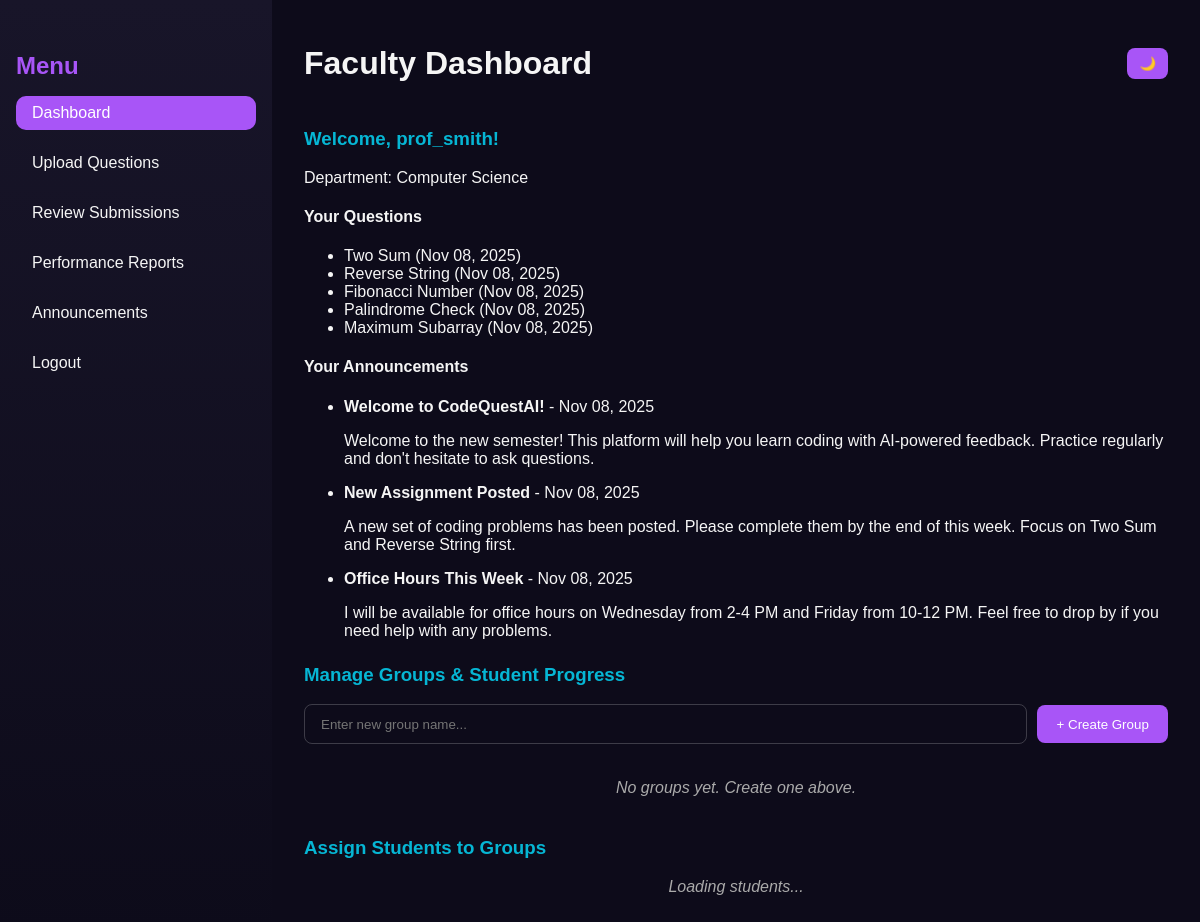
The app's page /faculty/dashboard/ (signed in) with its own data.
### core/models.py (models this page shows, shortened)
class Faculty(models.Model):
    user = models.OneToOneField(User, on_delete=models.CASCADE)
    department = models.CharField(max_length=100)

class Question(models.Model):
    faculty = models.ForeignKey(Faculty, on_delete=models.CASCADE, related_name='questions')
    title = models.CharField(max_length=255)
    description = models.TextField()
    difficulty = models.CharField(
        max_length=20,
        choices=[('Easy', 'Easy'), ('Medium', 'Medium'), ('Hard', 'Hard')],
        default='Easy'
    )
    marks = models.IntegerField(default=0)
    created_at = models.DateTimeField(auto_now_add=True)
    example_input = models.TextField(blank=True)
    example_output = models.TextField(blank=True)
    constraints = models.TextField(blank=True)

class Announcement(models.Model):
    faculty = models.ForeignKey(Faculty, on_delete=models.CASCADE)
    title = models.CharField(max_length=200)
    description = models.TextField()
    created_at = models.DateTimeField(auto_now_add=True)

### core/views.py (the view)
# urls.py: path('faculty/dashboard/', views.faculty_dashboard, name='faculty_dashboard'),
@login_required
def faculty_dashboard(request):
    try:
        faculty = Faculty.objects.get(user=request.user)
    except Faculty.DoesNotExist:
        messages.error(request, "Faculty profile not found.")
        return redirect('logout')
    questions = Question.objects.filter(faculty=faculty)
    announcements = Announcement.objects.filter(faculty=faculty)
    return render(request, 'core/faculty_dashboard.html', {
        "faculty": faculty,
        "questions": questions,
        "announcements": announcements
    })

### core/templates/core/faculty_dashboard.html (shortened to what this page needs)
{% load static %}
<!DOCTYPE html>
<html lang="en">
<head>
  <link rel="stylesheet" href="{% static 'dynamic/CSS/faculty_dashboard.css' %}" />
</head>
<body>
  <div class="dashboard">
    <aside class="sidebar">
      <h2 class="menu-title">Menu</h2>
      <ul>
        <li><a href="{% url 'faculty_dashboard' %}" class="active">Dashboard</a></li>
        <li><a href="{% url 'upload_question' %}">Upload Questions</a></li>
        <li><a href="{% url 'review_submissions' %}">Review Submissions</a></li>
        <li><a href="{% url 'performance_reports' %}">Performance Reports</a></li>
        <li><a href="{% url 'faculty_announcements' %}">Announcements</a></li>
        <li><a href="{% url 'logout' %}">Logout</a></li>
      </ul>
    </aside>
    <main class="main-content">
      <header class="topbar">
        <h1>Faculty Dashboard</h1>
        <div class="theme-toggle">
          <button id="themeToggle">🌙</button>
        </div>
      </header>
      <section class="overview">
        <h3>Welcome, {{ faculty.user.username }}!</h3>
        <p>Department: {{ faculty.department }}</p>
        <h4>Your Questions</h4>
        <ul>
          {% for question in questions %}
            <li>{{ question.title }} ({{ question.created_at|date:"M d, Y" }})</li>
          {% empty %}
            <li>No questions uploaded yet.</li>
          {% endfor %}
        </ul>
        <h4>Your Announcements</h4>
        <ul>
          {% for announcement in announcements %}
            <li>
              <strong>{{ announcement.title }}</strong> - {{ announcement.created_at|date:"M d, Y" }}
              <p>{{ announcement.description }}</p>
            </li>
          {% empty %}
            <li>No announcements posted yet.</li>
          {% endfor %}
        </ul>
      </section>
      <section class="overview">
        <h3>Manage Groups & Student Progress</h3>
        <div class="group-create-card">
          <input type="text" id="groupNameInput" placeholder="Enter new group name..." />
          <button id="createGroupBtn">+ Create Group</button>
        </div>
        <div id="groupList" class="group-list">
          <p class="empty-state">No groups yet. Create one above.</p>
        </div>
      </section>
      <section class="overview">
        <h3>Assign Students to Groups</h3>
        <div id="studentList" class="student-list">
          <p class="empty-state">Loading students...</p>
        </div>
      </section>
    </main>
  </div>
</body>
</html>

### core/static/dynamic/CSS/faculty_dashboard.css (style rules this page uses)
:root { --bg-dark: #0d0b1a; --bg-light: #f4f4f8; --text-dark: #f5f5f5; --text-light: #222; --accent1: #a855f7; --accent2: #06b6d4; --card-dark: #181529; --card-light: #ffffff; --shadow-glow: 0 0 20px rgba(168, 85, 247, 0.4); }
body { font-family: "Poppins", sans-serif; margin: 0; background-color: var(--bg-dark); color: var(--text-dark); transition: background 0.4s, color 0.4s; }
.dashboard { display: flex; height: 100vh; }
.sidebar { width: 240px; background: linear-gradient(180deg, #181529, #0d0b1a); padding: 2rem 1rem; box-shadow: var(--shadow-glow); }
.sidebar .menu-title { color: var(--accent1); font-weight: 700; font-size: 1.5rem; margin-bottom: 1rem; }
.sidebar ul { list-style: none; padding: 0; }
.sidebar ul li { margin: 1rem 0; }
.sidebar ul li a { color: var(--text-dark); text-decoration: none; font-size: 1rem; display: block; padding: 0.5rem 1rem; border-radius: 10px; transition: background 0.3s; }
.sidebar ul li a:hover, .sidebar ul li a.active { background: var(--accent1); color: #fff; }
.main-content { flex: 1; background: var(--bg-dark); color: var(--text-dark); padding: 1.5rem 2rem; overflow-y: auto; transition: background 0.4s, color 0.4s; }
.topbar { display: flex; justify-content: space-between; align-items: center; }
.theme-toggle button { background: var(--accent1); border: none; padding: 8px 12px; border-radius: 8px; color: white; cursor: pointer; transition: 0.3s; }
.overview h3 { color: var(--accent2); margin-top: 1.5rem; }
.group-create-card { display: flex; gap: 10px; align-items: center; margin-bottom: 1.2rem; }
.group-create-card input { flex: 1; padding: 0.7rem 1rem; border-radius: 8px; border: 1px solid rgba(255, 255, 255, 0.2); background: transparent; color: var(--text-dark); transition: 0.3s; }
.group-create-card button { background: var(--accent1); color: #fff; border: none; padding: 0.7rem 1.2rem; border-radius: 8px; cursor: pointer; transition: 0.3s; }
.group-list { display: grid; gap: 1rem; }
.empty-state { color: #aaa; font-style: italic; text-align: center; margin-top: 1rem; }

### records on screen
Faculty: user.username "prof_smith", department "Computer Science"
Question: title "Two Sum", created_at "Nov 08, 2025"
Question: title "Reverse String", created_at "Nov 08, 2025"
Question: title "Fibonacci Number", created_at "Nov 08, 2025"
Question: title "Palindrome Check", created_at "Nov 08, 2025"
Question: title "Maximum Subarray", created_at "Nov 08, 2025"
Announcement: title "Welcome to CodeQuestAI!", created_at "Nov 08, 2025", description "Welcome to the new semester! This platform will help you learn coding with AI-powered feedback. Practice regularly and don't hesitate to ask questions."
Announcement: title "New Assignment Posted", created_at "Nov 08, 2025", description "A new set of coding problems has been posted. Please complete them by the end of this week. Focus on Two Sum and Reverse String first."
Announcement: title "Office Hours This Week", created_at "Nov 08, 2025", description "I will be available for office hours on Wednesday from 2-4 PM and Friday from 10-12 PM. Feel free to drop by if you need help with any problems."
